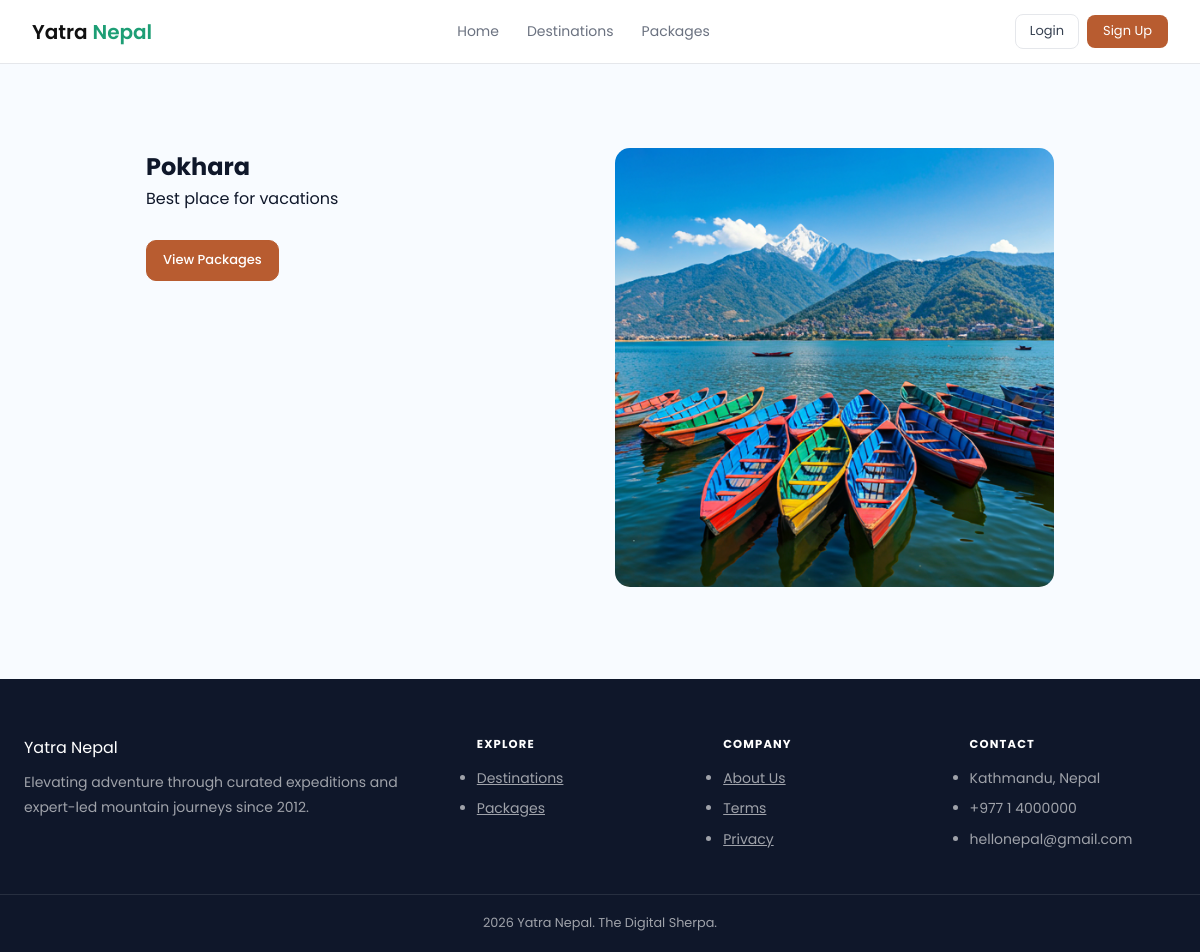
The page /destination/3/ on the database its author committed.
### tours/models.py (models this page shows, shortened)
class Destination(models.Model):
    id = models.AutoField(primary_key=True)
    name = models.CharField(max_length=200)
    location = models.CharField(max_length=255)
    latitude = models.FloatField(blank=True, null=True)
    longitude = models.FloatField(blank=True, null=True)
    description = models.TextField(blank=True)
    image = models.ImageField(upload_to='destinations/', blank=True, null=True)
    created_at  = models.DateTimeField(auto_now_add=True)
    class Meta:
        db_table = 'destinations'

### tours/views.py (the view)
# urls.py: path('destination/<int:id>/', views.destination_detail, name='destination_detail'),
def destination_detail(request, id):
    destination = get_object_or_404(Destination, id=id)
    return render(request, 'tours/destination_detail.html', {
        'destination': destination,
    })

### tours/templates/tours/destination_detail.html (shortened to what this page needs)
{% extends "base.html" %}
{% load static %}
{% block main_content %}
<div class="page-wrap">
  <section class="destination-section">
    <div>
      <h1>{{ destination.name }}</h1>
      <p>{{ destination.description }}</p>
      <div style="margin-top: 28px;">
        <a href="{% url 'packages' %}" class="btn btn-primary">View Packages</a>
      </div>
    </div>
    <div>
      {% if destination.image %}
      <img src="{{ destination.image.url }}" alt="{{ destination.name }}" style="width:100%;border-radius:15px;" />
      {% endif %}
    </div>
  </section>
</div>
{% endblock %}

### tours/static/css/style.css (style rules this page uses)
* { margin: 0; padding: 0; box-sizing: border-box; }
:root { --primary-color: #2f6bff; --secondary-color: #ff7a45; --search-background-color: #eef2ff; --text-color: #0f172a; --border-color: #cbd5e1; --white: #ffffff; --dark: #0f172a; --surface: #f8fafc; }
body { font-family: "Poppins", sans-serif; color: var(--text-color); background-color: #f8fbff; line-height: 1.6; }
.btn-primary { font-size: 13px; color: #fff; background: #1D9E75; border: none; border-radius: 8px; padding: 6px 16px; cursor: pointer; text-decoration: none; }
.btn { display: inline-block; text-decoration: none; border-radius: 8px; font-size: 14px; font-weight: 500; padding: 10px 22px; cursor: pointer; }
.btn-primary { background: #1D9E75; color: #fff; border: none; }
.page-wrap { max-width: 900px; margin: 0 auto; }
.destination-section { display: grid; grid-template-columns: repeat(auto-fit, minmax(280px, 1fr)); gap: 30px; padding: 60px 80px; }
*, *::before, *::after { box-sizing: border-box; margin: 0; padding: 0; }
.page-wrap { max-width: 1100px; margin: 0 auto; padding: 1.5rem 1rem; }
.btn { display: inline-flex; align-items: center; justify-content: center; font-family: inherit; font-size: 13px; font-weight: 500; border-radius: 10px; cursor: pointer; transition: background 0.15s, transform 0.1s; border: 1px solid #D3D1C7; padding: 9px 16px; text-decoration: none; }
.btn-primary { background: #B85C30; color: #fff; border-color: #B85C30; }

### rows shown on the page
Destination: name "Pokhara", description "Best place for vacations", image (picture)
